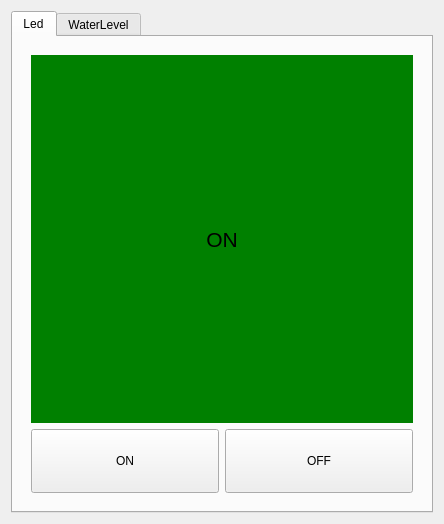
<?xml version="1.0" encoding="UTF-8"?>
<ui version="4.0">
 <class>Form</class>
 <widget class="QWidget" name="Form">
  <property name="geometry">
   <rect>
    <x>0</x>
    <y>0</y>
    <width>444</width>
    <height>524</height>
   </rect>
  </property>
  <property name="windowTitle">
   <string>Form</string>
  </property>
  <layout class="QGridLayout" name="gridLayout_2">
   <item row="0" column="0">
    <widget class="QTabWidget" name="tabWidget">
     <property name="minimumSize">
      <size>
       <width>0</width>
       <height>0</height>
      </size>
     </property>
     <property name="currentIndex">
      <number>0</number>
     </property>
     <widget class="QWidget" name="tab">
      <attribute name="title">
       <string>Led</string>
      </attribute>
      <layout class="QGridLayout" name="gridLayout_4">
       <item row="0" column="0">
        <widget class="QWidget" name="widget" native="true">
         <property name="minimumSize">
          <size>
           <width>0</width>
           <height>0</height>
          </size>
         </property>
         <layout class="QGridLayout" name="gridLayout_3">
          <item row="2" column="1">
           <widget class="QPushButton" name="_btn01_on">
            <property name="minimumSize">
             <size>
              <width>0</width>
              <height>64</height>
             </size>
            </property>
            <property name="text">
             <string>ON</string>
            </property>
           </widget>
          </item>
          <item row="2" column="2">
           <widget class="QPushButton" name="_btn02_off">
            <property name="minimumSize">
             <size>
              <width>0</width>
              <height>64</height>
             </size>
            </property>
            <property name="text">
             <string>OFF</string>
            </property>
           </widget>
          </item>
          <item row="1" column="1" colspan="2">
           <widget class="Label" name="_lab_status01">
            <property name="font">
             <font>
              <pointsize>16</pointsize>
             </font>
            </property>
            <property name="styleSheet">
             <string notr="true">background-color: rgb(0, 128, 0);</string>
            </property>
            <property name="text">
             <string>ON</string>
            </property>
            <property name="alignment">
             <set>Qt::AlignCenter</set>
            </property>
           </widget>
          </item>
         </layout>
        </widget>
       </item>
      </layout>
     </widget>
     <widget class="QWidget" name="tab_2">
      <attribute name="title">
       <string>WaterLevel</string>
      </attribute>
      <layout class="QGridLayout" name="gridLayout">
       <item row="0" column="0">
        <widget class="QWidget" name="widget02" native="true">
         <property name="minimumSize">
          <size>
           <width>0</width>
           <height>0</height>
          </size>
         </property>
         <layout class="QGridLayout" name="gridLayout_5">
          <item row="0" column="0">
           <widget class="Label" name="_lab_status02">
            <property name="font">
             <font>
              <pointsize>16</pointsize>
             </font>
            </property>
            <property name="styleSheet">
             <string notr="true">background-color: rgb(0, 128, 0);</string>
            </property>
            <property name="text">
             <string>ON</string>
            </property>
            <property name="alignment">
             <set>Qt::AlignCenter</set>
            </property>
           </widget>
          </item>
         </layout>
        </widget>
       </item>
      </layout>
     </widget>
    </widget>
   </item>
  </layout>
 </widget>
 <customwidgets>
  <customwidget>
   <class>Label</class>
   <extends>QLabel</extends>
   <header>common_gui/Label.h</header>
  </customwidget>
 </customwidgets>
 <resources/>
 <connections/>
</ui>
